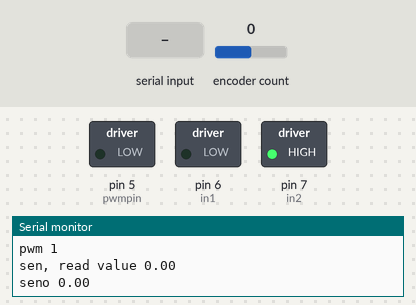
This sketch was run on a simulated Arduino Uno, built with avr-gcc and run on an emulated ATmega328P. Parts: switched loads named in the sketch (green lamp = pin HIGH), the last lines printed to the serial monitor. The inputs (shaded band) are chosen by the test bench; at power-on: encoder count 0.

Above: at 1.2 s.
1.3 s: encoder count set to 4
At 2.5 s:
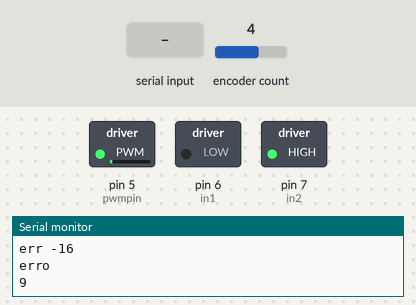
2.8 s: "90,45\n" received over Serial
At 4.6 s:
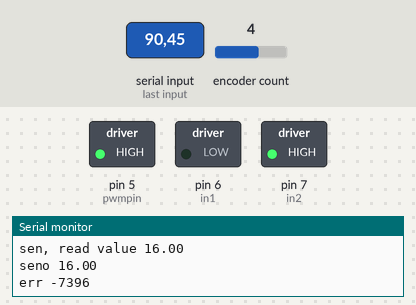
Timing chart, 0 to 6.1 s (numbered marks = the images above; inputs shaded):
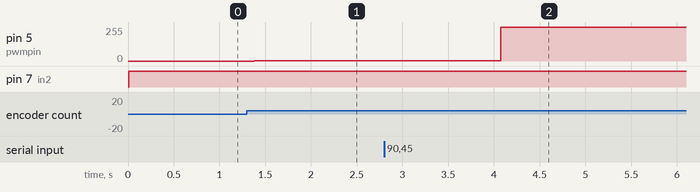

Measured:
- after the input at 1.3 s, pin 5 (pwmpin): 0/255 → 1/255 after 0.08 s
- after the input at 2.8 s, pin 5 (pwmpin): 1/255 → 255/255 after 1.3 s

The sketch:

Uno9600.ino
```cpp
#include<Encoder.h>

const long ppr=88560;

Encoder myEnc1(2, 3);
//Encoder myEnc2(8, 9);
//Input variables
long stp,err,lse,sumer,diff,e=0,p,i,d,dse,senso;
int pwm,minpwm,mxpwm,j,egg,dir,y;
double kp,ki,kd,sen,seno;
//Motor pins
//int dirpin=2;.

int in1=6;
int in2=7;
int pwmpin=5;


void setup()
{
//Setting Serial communication
    Serial.begin(9600);
       // Serial.println("st:");
    //Motor pins enabled as output
    pinMode(in1,OUTPUT);
    pinMode(in2,OUTPUT);
    pinMode(pwmpin,OUTPUT);
   //inital contdtion for each start of motor
     sumer=0;
     lse=0;
     err=0;
    stp=0;
   //Declaring PID constants for loop
    kp=0.1;
    ki=0.000;  //.001*0.43398;
    kd=0.0000000;
  //Define maximum and minimum & maximum pwm values
    minpwm=1;
    mxpwm=255;
    j=0;
    dir=0;

}
////////////////////////////////////////…………Loop……………////////…/////////////////////////////


void loop()
 {
    //Data collection
    if(Serial.available()>0)
{
   int a=Serial.parseInt();

   if(a==1) e+=30;
   if(a==0) e-=30;
   stp=e*(ppr/360);}
// encoder measure data
  sen=abs(myEnc1.read());
//  senso=myEnc2.read();
//PID calculation
  err=stp-sen;

  dse=err-lse;
  p=kp*(err);
  i=ki*sumer;
 d=kd*(dse);
 pwm=p+i+d;
 sumer+=err;
 lse=err;
 pwm=abs(pwm);
//limiting the PWM
if (pwm<minpwm)
{
  pwm=minpwm;
}
if(pwm>mxpwm)
{
    pwm=mxpwm;
 }
 Serial.println("values");
 Serial.print("p");Serial.print(" ");Serial.println(p);
 Serial.print("i");Serial.print(" ");Serial.println(i);
 Serial.print("d");Serial.print(" ");Serial.println(d);
 Serial.print("pwm");Serial.print(" ");Serial.println(pwm);
 Serial.print("sen, read value");Serial.print(" ");Serial.println(sen);
 Serial.print("seno");Serial.print(" ");Serial.println(seno);
 Serial.print("err");Serial.print(" ");Serial.println(err);
 //Serial.println("p");Serial.print(" ");Serial.print(p);
 //Serial.println("p");Serial.print(" ");Serial.print(p);
 //Serial.println("p");Serial.print(" ");Serial.print(p);
//motor actuation criteria
if(abs(err)<5)
{//if this criteria is met motor stop
  pwm=0;
 sumer=0;
// digitalWrite(dirpin,HIGH);

digitalWrite(in2,HIGH);
digitalWrite(in1,LOW);


 analogWrite(pwmpin,pwm);
 Serial.println('7');
  egg=0;
  dir=0;
}
/*else if(abs(seno-sen)<20&&(pwm==mxpwm))
  {
    //fault detection if met motor stop
     j++;
     if(j>60)
  {
  pwm=0;
 sumer=0;
  j=0;
 dir=2;
 egg=1;
 Serial.println('8');
 }
 }*/
//way motor actuates
 else
 {
  if(err<0)
 {
   dir=-1;
   digitalWrite(in1,LOW);
   digitalWrite(in2,HIGH);
Serial.println("erro");
  // digitalWrite(dirpin,HIGH);
   analogWrite(pwmpin,pwm);
    egg=0;
    Serial.println('9');
 }
 if(err>0)
 {
      dir=1;
      digitalWrite(in2,LOW);
      digitalWrite(in1,HIGH);
  // digitalWrite(dirpin,HIGH);
      //digitalWrite(dirpin,LOW);
       analogWrite(pwmpin,pwm);
       egg=0;
       Serial.println("10");
   }
   }
   seno=sen;
 //sample time for frequency .01Hz
 delay(10);
 /*Serial.print(stp);
 Serial.print("\t");
 Serial.print(sen);
 Serial.print("\t");
 Serial.print((err*360)/ppr);
 Serial.print("\t");
 Serial.print(pwm);
 Serial.print("\t");
 Serial.print(egg);
 Serial.print("\t");
 Serial.print(senso);
 Serial.print("\t");
 Serial.println(dir);*/
}
```
